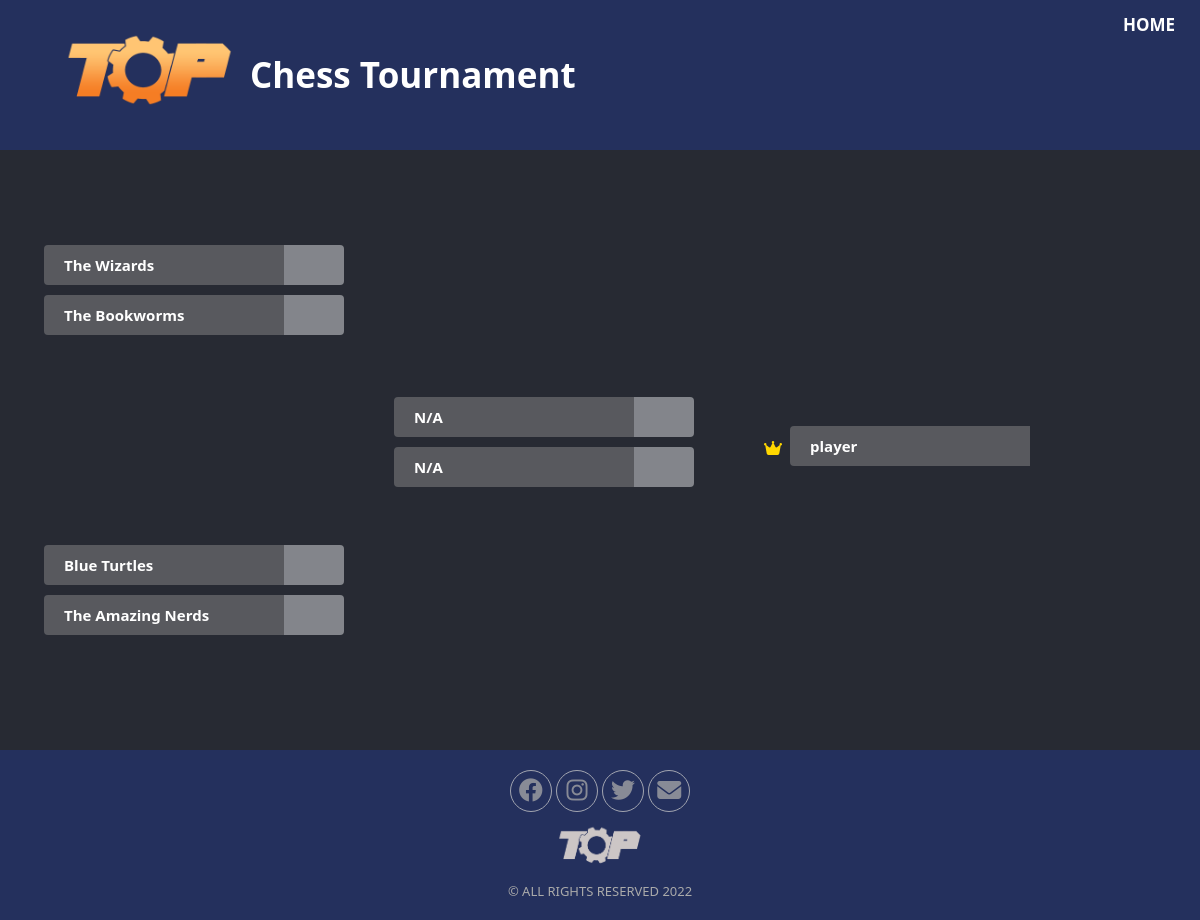
The page /_bracket.php?tournamentID=25 on the database its author committed.
### tables this page shows
CREATE TABLE `tournament` (
  `tournamentID` int(11) NOT NULL,
  `toutnamentPic` varchar(100) NOT NULL,
  `tournamentName` varchar(100) NOT NULL,
  `sportsType` varchar(50) NOT NULL,
  `tournamentDate` date NOT NULL,
  `tournamentTime` time NOT NULL,
  `eventHandler` varchar(50) NOT NULL,
  `no_participants` int(1) DEFAULT NULL,
  `tournamentStatus` int(1) DEFAULT NULL,
  `winner` varchar(50) DEFAULT NULL
);

CREATE TABLE `teams` (
  `id` int(11) NOT NULL,
  `tournamentID` int(11) DEFAULT NULL,
  `teamName` varchar(50) DEFAULT NULL
);

### _bracket.php (the view, shortened to what this page needs)
<?php
  require "php_func/dbh_func.php";
?>
<!DOCTYPE html>
<html lang="en">
<head>
    <link style rel="stylesheet" href="css/bracket.css">
    <link rel="stylesheet" href="https://cdnjs.cloudflare.com/ajax/libs/font-awesome/6.1.1/css/all.min.css" />
</head>
<body>
  <?php
  $tournaID = $_GET['tournamentID'];
  $result = mysqli_query($conn, "SELECT * FROM tournament WHERE tournamentID = '$tournaID';");
  $tourna = mysqli_fetch_assoc($result);
  $no_parti = $tourna['no_participants'];
   ?>
      <div class="logo"><a href="index.php"><img src="img/TOP.png"></a>
        <div id="navbar">
            <nav>
              <div id="textbox" style="width:100%; height:0px;">
                <label class="tourna"><?php echo $tourna["tournamentName"]; ?></label>
              </div>
                <ul>
                  <li><a href="index.php">Home</a></li>
                </ul>
            </nav>
        </div>
      </div>
     <?php
     if ($no_parti == 8) {
       echo '
     <div class="Container">
     <div class="Branch_1">
       ';
         $matchID = array();
         $teamOne = array();
         $teamTwo = array();
         $res = mysqli_query($conn, "SELECT * FROM matches WHERE tournamentID='$tournaID'");
         while ($match = mysqli_fetch_assoc($res)) {
             $matchID[] = $match["matchId"];
             $teamOne[] = $match["teamOne"];
             $teamTwo[] = $match["teamTwo"];
           }
         $first_branch = $no_parti/2;
         for ($i=0; $i < $first_branch; $i++) {
           echo '
               <div class="Match">
               <div class="Object_1">';
             $sql = mysqli_query($conn, "SELECT teamName FROM teams WHERE id = '$teamOne[$i]'");
             $_teams1 = mysqli_fetch_assoc($sql);
             echo '
               <div class="Name_Forward" type="text">
                 '.$_teams1["teamName"].'
               </div>';
            echo '
               <a href="php_func/update_match.php?matchid='.$matchID[$i].'&winner=1&matchnum='.$i.'&teamId='.$teamOne[$i].'&tournamentID='.$tournaID.'&branch=1">
               <button type="button">';
               if (isset($_GET['edit'])) {
                 echo 'WIN';
               }
             echo '</button>
             </a>';
             $sql = mysqli_query($conn, "SELECT teamName FROM teams WHERE id = '$teamTwo[$i]'");
             $_teams2 = mysqli_fetch_assoc($sql);
             echo '
               <div class="Name_Forward" type="text">
                 '.$_teams2["teamName"].'
               </div>';
               echo '
                  <a href="php_func/update_match.php?matchid='.$matchID[$i].'&winner=2&matchnum='.$i.'&teamId='.$teamTwo[$i].'&tournamentID='.$tournaID.'&branch=1"><button type="button">';
                  if (isset($_GET['edit'])) {
                    echo 'WIN';
                  }
                echo '</button></a>';
           echo    '
               </div>
               </div>
         ';
         }
     echo '
     </div>
     <div class="Branch_2">
       ';
       $k = 0;
       $res_b2 = mysqli_query($conn, "SELECT * FROM matches WHERE tournamentID='$tournaID' AND branch=2");
       if (mysqli_num_rows($res_b2) == 0) {
         $matchID_b2 = array(1,1);
         $teamOne_b2 = array(1,1);
         $teamTwo_b2 = array(1,1);
       }
       else {
         $matchID_b2 = array();
         $teamOne_b2 = array();
         $teamTwo_b2 = array();
       }
       while ($match_b2 = mysqli_fetch_assoc($res_b2)) {
              $matchID_b2[] = $match_b2["matchId"];
              $teamOne_b2[] = $match_b2["teamOne"];
              $teamTwo_b2[] = $match_b2["teamTwo"];
         }
         $second_branch = $first_branch/2;
         for ($i=0; $i < $second_branch; $i++) {
           if(count($matchID_b2) == 1 || count($teamOne_b2) == 1 || count($teamTwo_b2) == 1){
             $matchID_b2[1] = 1;
             $teamOne_b2[1] = 1;
             $teamTwo_b2[1] = 1;
           }
           echo '
               <div class="Match_02">
               <div class="Object_2">';
           $sql_b2 = mysqli_query($conn, "SELECT teamName FROM teams WHERE id = '$teamOne_b2[$i]'");
           $_teams1_b2 = mysqli_fetch_assoc($sql_b2);
           echo '
             <div class="Name_Forward" type="text">
               '.$_teams1_b2["teamName"].'
             </div>';
           echo '
              <a href="php_func/update_match.php?matchid='.$matchID_b2[$i].'&winner=1&matchnum='.$i.'&teamId='.$teamOne_b2[$i].'&tournamentID='.$tournaID.'&branch=2"><button type="button">';
              if (isset($_GET['edit'])) {
                echo 'WIN';
              }
          echo '</button></a>';
          $sql_b2 = mysqli_query($conn, "SELECT teamName FROM teams WHERE id = '$teamTwo_b2[$i]'");
          $_teams2_b2 = mysqli_fetch_assoc($sql_b2);
          echo '
            <div class="Name_Forward" type="text">
              '.$_teams2_b2["teamName"].'
            </div>';
          echo '
             <a href="php_func/update_match.php?matchid='.$matchID_b2[$i].'&winner=2&matchnum='.$i.'&teamId='.$teamTwo_b2[$i].'&tournamentID='.$tournaID.'&branch=2"><button type="button">';
             if (isset($_GET['edit'])) {
               echo 'WIN';
             }
           echo '</button></a>';
           echo    '
               </div>
               </div>
         ';
         }
     echo '
     </div>
   <div class="Branch_3">
     ';
     $res_b3 = mysqli_query($conn, "SELECT * FROM matches WHERE tournamentID='$tournaID' AND branch='3'");
     $match_b3 = mysqli_fetch_assoc($res_b3);
     $third_branch = $second_branch/2;
     if ($match_b3 == 0) {
       $matchid_b3 =1;
       $teamOne_b3 =1;
       $teamTwo_b3 =1;
     }else {
       $matchid_b3 = $match_b3['matchId'];
       $teamOne_b3 = $match_b3['teamOne'];
       $teamTwo_b3 = $match_b3['teamTwo'];
     }
     for ($i=0; $i < $third_branch; $i++) {
       echo '
           <div class="Match_03">
           <div class="Object_3">';
       if ($teamOne_b3 == 0) {
         $teamOne_b3 =1;
       }
       $sql = mysqli_query($conn, "SELECT teamName FROM teams WHERE id = $teamOne_b3");
       $_teams1 = mysqli_fetch_assoc($sql);
       echo '
         <div class="Name_Forward" type="text">
           '.$_teams1["teamName"].'
         </div>';
       echo '
          <a href="php_func/update_match.php?matchid='.$matchid_b3.'&winner=1&matchnum=1&teamId='.$teamOne_b3.'&tournamentID='.$tournaID.'&branch=3"><button type="button">';
          if (isset($_GET['edit'])) {
            echo 'WIN';
          }
      echo '</button></a>';
      if ($teamTwo_b3 == 0) {
        $teamTwo_b3 =1;
      }
      $sql = mysqli_query($conn, "SELECT teamName FROM teams WHERE id = $teamTwo_b3");
      $_teams2 = mysqli_fetch_assoc($sql);
      echo '
        <div class="Name_Forward" type="text">
          '.$_teams2["teamName"].'
        </div>';
      echo '
         <a href="php_func/update_match.php?matchid='.$matchid_b3.'&winner=2&matchnum=1&teamId='.$teamTwo_b3.'&tournamentID='.$tournaID.'&branch=3"><button type="button">';
         if (isset($_GET['edit'])) {
           echo 'WIN';
         }
       echo '</button></a>';
       echo    '
           </div>
           </div>
     ';
     }
   echo    '
   </div>
   <div class="Branch_4">
   <div class="Match_04">
   <div class="Object_4">
     ';
     if ($tourna["winner"] == 0) {
       echo '<div class="Name_Forward" type="text"> player</div>';
     }else{
       echo '<div class="Name_Forward" type="text"> '.$tourna["winner"].'</div>';
     }
   echo    '
       <i class="fas fa-crown crown-icon"></i>
   </div>
   </div>
   </div>
   </div>
   ';
     }
     elseif ($no_parti == 4) {
       echo    '
        <div class="Container">
              <div class="Branch_2">
                ';
                $matchID = array();
                $teamOne = array();
                $teamTwo = array();
                $res = mysqli_query($conn, "SELECT * FROM matches WHERE tournamentID='$tournaID'");
                while ($match = mysqli_fetch_assoc($res)) {
                    $matchID[] = $match["matchId"];
                    $teamOne[] = $match["teamOne"];
                    $teamTwo[] = $match["teamTwo"];
                  }
                  $first_branch = $no_parti/2;
                  for ($i=0; $i < $first_branch; $i++) {
                    echo '
                        <div class="Match_02">
                        <div class="Object_2">';
                    $sql = mysqli_query($conn, "SELECT teamName FROM teams WHERE id = '$teamOne[$i]'");
                    $_teams1 = mysqli_fetch_assoc($sql);
                    echo '
                      <div class="Name_Forward" type="text">
                        '.$_teams1["teamName"].'
                      </div>';
                    echo '
                       <a href="php_func/update_match.php?matchid='.$matchID[$i].'&winner=1&matchnum='.$i.'&teamId='.$teamOne[$i].'&tournamentID='.$tournaID.'&branch=2"><button type="button">';
                   echo '</button></a>';
                    $sql = mysqli_query($conn, "SELECT teamName FROM teams WHERE id = '$teamTwo[$i]'");
                    $_teams2 = mysqli_fetch_assoc($sql);
                    echo '
                      <div class="Name_Forward" type="text">
                        '.$_teams2["teamName"].'
                      </div>';
                    echo '
                       <a href="php_func/update_match.php?matchid='.$matchID[$i].'&winner=2&matchnum='.$i.'&teamId='.$teamTwo[$i].'&tournamentID='.$tournaID.'&branch=2"><button type="button">';
                   echo '</button></a>';
                    echo    '
                        </div>
                        </div>
                  ';
                  }
              echo '
              </div>
            <div class="Branch_3">
              ';
              $res_b3 = mysqli_query($conn, "SELECT * FROM matches WHERE tournamentID='$tournaID' AND branch='3'");
              $match_b3 = mysqli_fetch_assoc($res_b3);
              if($match_b3==0){
                $matchid_b3 = 1;
                $teamOne_b3 = 1;
                $teamTwo_b3 = 1;
              }else {
                $matchid_b3 = $match_b3['matchId'];
                $teamOne_b3 = $match_b3['teamOne'];
                $teamTwo_b3 = $match_b3['teamTwo'];
              }
              $second_branch = $first_branch/2;
              for ($i=0; $i < $second_branch; $i++) {
                echo '
                    <div class="Match_03">
                    <div class="Object_3">';
                $sql = mysqli_query($conn, "SELECT teamName FROM teams WHERE id = $teamOne_b3");
                $_teams1 = mysqli_fetch_assoc($sql);
                echo '
                  <div class="Name_Forward" type="text">
                    '.$_teams1["teamName"].'
                  </div>';
                echo '
                   <a href="php_func/update_match.php?matchid='.$matchid_b3.'&winner=1&matchnum=1&teamId='.$teamOne_b3.'&tournamentID='.$tournaID.'&branch=3"><button type="button">';
               echo '</button></a>';
               $sql = mysqli_query($conn, "SELECT teamName FROM teams WHERE id = $teamTwo_b3");
               $_teams2 = mysqli_fetch_assoc($sql);
               echo '
                 <div class="Name_Forward" type="text">
                   '.$_teams2["teamName"].'
                 </div>';
               echo '
                  <a href="php_func/update_match.php?matchid='.$matchid_b3.'&winner=2&matchnum=1&teamId='.$teamTwo_b3.'&tournamentID='.$tournaID.'&branch=3"><button type="button">';
                echo '</button></a>';
                echo    '
                    </div>
                    </div>
              ';
              }
            echo    '
            </div>
            <div class="Branch_4">
            <div class="Match_04">
            <div class="Object_4">
              ';
            if ($tourna["winner"] == 0) {
              echo '<div class="Name_Forward" type="text"> player</div>';
            }else{
              echo '<div class="Name_Forward" type="text"> '.$tourna["winner"].'</div>';
            }
            echo    '
                <i class="fas fa-crown crown-icon"></i>
            </div>
            </div>
            </div>
            </div>
    ';
     }
      ?>
<section class="footer">
  <div class="social">
    <a href="#"><i class="fab fa-facebook"></i></a>
    <a href="#"><i class="fab fa-instagram"></i></a>
    <a href="#"><i class="fab fa-twitter"></i></a>
    <a href="#"><i class="fa fa-envelope"></i></a>
  </div>
  <img src="img/topfooter.png" class="topfooter">
  <p class="copyright">
    © ALL RIGHTS RESERVED 2022
  </p>
</section>
</body>
</html>

### css/bracket.css (style rules this page uses)
* { padding: 0; margin: 0; text-decoration: none; list-style: none; }
label.tourna { color: white; font-size: 35px; line-height: 150px; padding: 0 250px; }
body { font-family: 'Segoe UI'; font-weight: bold; background: #272a33; }
.logo img { position: absolute; margin-top: -30px; margin-left: 50px; width: 200px; height: 200px; }
.Container { display: flex; width: fill; position: relative; top: 0%; left: 0%; margin-left:10px ; }
nav { background-color: #24305d; width: 100%; height: 150px; margin: 0px; padding: 0px; }
nav ul,#adminbutton { float: right; margin-right: 10px; }
nav ul li,#adminbutton { display: inline-block; line-height: 70px; margin-right: 10px; margin-top: -10px; }
nav ul li a, #adminbutton { color: white; font-size: 17px; padding: 7px 5px; border-radius: 3px; text-transform: uppercase; }
button { width: 60px; height: 40px; border: none; font-size: 20px; border-radius: 0px 4px 4px 0px; background-color:#83858b; text-align: center; }
.crown-icon { color:#FFD700; top:50%; transform: translate(-200%,-180%); }
.Branch_2 { width: 350px; flex-wrap: wrap; display: flex; }
.Branch_3 { width: 400px; flex-wrap: wrap; display: flex; }
.Branch_4 { flex-wrap: wrap; display: flex; }
.Object_1:nth-child(odd) , .Object_2:nth-child(odd) , .Object_3:nth-child(odd) { display: grid; grid-template-columns: 230px 100px; grid-template-rows: 50px 50px; width: 300px; padding-top: 4px; padding-left: 4px; }
.Name_Forward { display: flex; align-items: center; width: 200px; height: 40px; margin-left: -10px; transition: 0.25px; padding:0px 20px; font-size: 15px; border-radius: 4px 0px 0px 4px; color: white; background-color: #58595e; }
.Object_2 { margin-top: 30%; }
.Match_02 { height: 300px; margin-left: 40px; }
.Object_3 { margin-top: 80%; }
.Match_03 { height: 600px; margin-left: 40px; }
.Object_4 { margin-top: 120%; }
.Match_04 { height: 600px; margin-left: 40px; }
.footer { padding: 20px 0; background-color: #24305d; }
.footer .social { text-align: center; padding-bottom: 10px; color: #4b4c4d; }
.footer .social a { font-size: 24px; color: #aaa; border: 1px solid #ccc; width: 40px; height: 40px; line-height: 38px; display: inline-block; text-align: center; border-radius: 50%; margin-left: 0 8px; opacity: 0.75; }
.footer .topfooter { display: block; margin-left: auto; margin-right: auto; width: auto; height: 50px; }
.footer .copyright { margin-top: 10px; text-align: center; font-size: 13px; font-weight: normal; color: #aaa; }

### rows shown on the page
tournament: tournamentName "Chess Tournament", no_participants 4 (drawn)
teams: teamName "The Wizards"
teams: teamName "The Bookworms"
teams: teamName "Blue Turtles"
teams: teamName "The Amazing Nerds"
teams: teamName "N/A"
